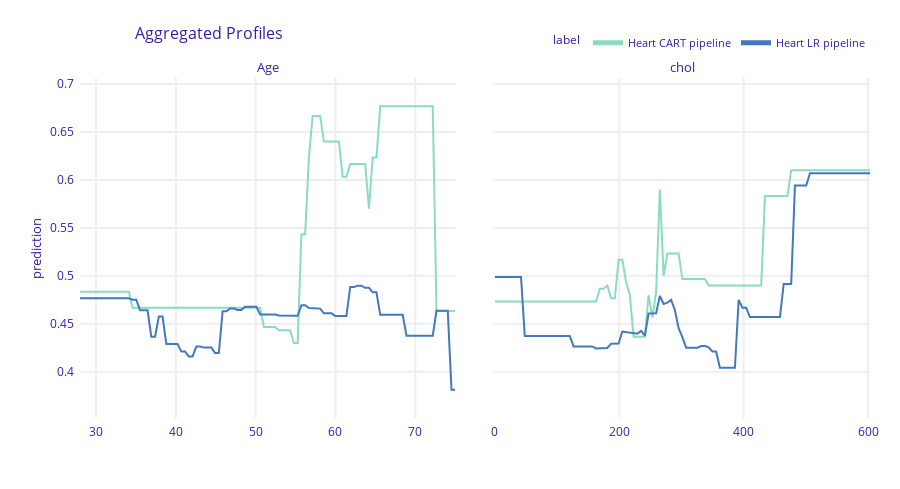

This figure's notebook cell:
### Code cell
pdp_cart.plot(pdp_lr, variables=["Age", "chol"])

### Figure 1 — Plotly figure (JSON) as saved in the notebook; plotly's stock layout.template omitted (floating-point values rounded to 4 significant figures; data arrays with more than 128 entries replaced by an {"elided": "..."} marker saying what was removed)
{"data": [{"customdata": {"elided": "101x3 mixed values"}, "hovertemplate": "<b>%{hovertext}</b><br><br>prediction=%{y:.3f}<br>mean_prediction=%{customdata[0]:.3f}<extra></extra>", "hovertext": ["Heart CART pipeline", "Heart CART pipeline", "Heart CART pipeline", "Heart CART pipeline", "Heart CART pipeline", "Heart CART pipeline", "Heart CART pipeline", "Heart CART pipeline", "Heart CART pipeline", "Heart CART pipeline", "Heart CART pipeline", "Heart CART pipeline", "Heart CART pipeline", "Heart CART pipeline", "Heart CART pipeline", "Heart CART pipeline", "Heart CART pipeline", "Heart CART pipeline", "Heart CART pipeline", "Heart CART pipeline", "Heart CART pipeline", "Heart CART pipeline", "Heart CART pipeline", "Heart CART pipeline", "Heart CART pipeline", "Heart CART pipeline", "Heart CART pipeline", "Heart CART pipeline", "Heart CART pipeline", "Heart CART pipeline", "Heart CART pipeline", "Heart CART pipeline", "Heart CART pipeline", "Heart CART pipeline", "Heart CART pipeline", "Heart CART pipeline", "Heart CART pipeline", "Heart CART pipeline", "Heart CART pipeline", "Heart CART pipeline", "Heart CART pipeline", "Heart CART pipeline", "Heart CART pipeline", "Heart CART pipeline", "Heart CART pipeline", "Heart CART pipeline", "Heart CART pipeline", "Heart CART pipeline", "Heart CART pipeline", "Heart CART pipeline", "Heart CART pipeline", "Heart CART pipeline", "Heart CART pipeline", "Heart CART pipeline", "Heart CART pipeline", "Heart CART pipeline", "Heart CART pipeline", "Heart CART pipeline", "Heart CART pipeline", "Heart CART pipeline", "Heart CART pipeline", "Heart CART pipeline", "Heart CART pipeline", "Heart CART pipeline", "Heart CART pipeline", "Heart CART pipeline", "Heart CART pipeline", "Heart CART pipeline", "Heart CART pipeline", "Heart CART pipeline", "Heart CART pipeline", "Heart CART pipeline", "Heart CART pipeline", "Heart CART pipeline", "Heart CART pipeline", "Heart CART pipeline", "Heart CART pipeline", "Heart CART pipeline", "Heart CART pipeline", "Heart CART pipeline", "Heart CART pipeline", "Heart CART pipeline", "Heart CART pipeline", "Heart CART pipeline", "Heart CART pipeline", "Heart CART pipeline", "Heart CART pipeline", "Heart CART pipeline", "Heart CART pipeline", "Heart CART pipeline", "Heart CART pipeline", "Heart CART pipeline", "Heart CART pipeline", "Heart CART pipeline", "Heart CART pipeline", "Heart CART pipeline", "Heart CART pipeline", "Heart CART pipeline", "Heart CART pipeline", "Heart CART pipeline", "Heart CART pipeline"], "legendgroup": "Heart CART pipeline", "line": {"color": "#8bdcbe", "dash": "solid", "width": 2}, "marker": {"symbol": "circle"}, "mode": "lines", "name": "Heart CART pipeline", "opacity": 1, "orientation": "v", "showlegend": true, "type": "scatter", "x": [28, 28.47, 28.94, 29.41, 29.88, 30.35, 30.82, 31.29, 31.76, 32.23, 32.7, 33.17, 33.64, 34.11, 34.58, 35.05, 35.52, 35.99, 36.46, 36.93, 37.4, 37.87, 38.34, 38.81, 39.28, 39.75, 40.22, 40.69, 41.16, 41.63, 42.1, 42.57, 43.04, 43.51, 43.98, 44.45, 44.92, 45.39, 45.86, 46.33, 46.8, 47.27, 47.74, 48.21, 48.68, 49.15, 49.62, 50.09, 50.56, 51.03, 51.5, 51.97, 52.44, 52.91, 53.38, 53.85, 54.32, 54.79, 55.26, 55.73, 56.2, 56.67, 57.14, 57.61, 58.08, 58.55, 59.02, 59.49, 59.96, 60.43, 60.9, 61.37, 61.84, 62.31, 62.78, 63.25, 63.72, 64.19, 64.66, 65.13, 65.6, 66.07, 66.54, 67.01, 67.48, 67.95, 68.42, 68.89, 69.36, 69.83, 70.3, 70.77, 71.24, 71.71, 72.18, 72.65, 73.12, 73.59, 74.06, 74.53, 75], "xaxis": "x", "y": [0.4833, 0.4833, 0.4833, 0.4833, 0.4833, 0.4833, 0.4833, 0.4833, 0.4833, 0.4833, 0.4833, 0.4833, 0.4833, 0.4833, 0.4667, 0.4667, 0.4667, 0.4667, 0.4667, 0.4667, 0.4667, 0.4667, 0.4667, 0.4667, 0.4667, 0.4667, 0.4667, 0.4667, 0.4667, 0.4667, 0.4667, 0.4667, 0.4667, 0.4667, 0.4667, 0.4667, 0.4667, 0.4667, 0.4667, 0.4667, 0.4667, 0.4667, 0.4667, 0.4667, 0.4667, 0.4667, 0.4667, 0.4667, 0.4667, 0.4467, 0.4467, 0.4467, 0.4467, 0.4433, 0.4433, 0.4433, 0.4433, 0.43, 0.43, 0.5433, 0.5433, 0.6233, 0.6667, 0.6667, 0.6667, 0.64, 0.64, 0.64, 0.64, 0.64, 0.6033, 0.6033, 0.6167, 0.6167, 0.6167, 0.6167, 0.6167, 0.57, 0.6233, 0.6233, 0.6767, 0.6767, 0.6767, 0.6767, 0.6767, 0.6767, 0.6767, 0.6767, 0.6767, 0.6767, 0.6767, 0.6767, 0.6767, 0.6767, 0.6767, 0.4633, 0.4633, 0.4633, 0.4633, 0.4633, 0.4633], "yaxis": "y"}, {"customdata": {"elided": "101x3 mixed values"}, "hovertemplate": "<b>%{hovertext}</b><br><br>prediction=%{y:.3f}<br>mean_prediction=%{customdata[0]:.3f}<extra></extra>", "hovertext": ["Heart CART pipeline", "Heart CART pipeline", "Heart CART pipeline", "Heart CART pipeline", "Heart CART pipeline", "Heart CART pipeline", "Heart CART pipeline", "Heart CART pipeline", "Heart CART pipeline", "Heart CART pipeline", "Heart CART pipeline", "Heart CART pipeline", "Heart CART pipeline", "Heart CART pipeline", "Heart CART pipeline", "Heart CART pipeline", "Heart CART pipeline", "Heart CART pipeline", "Heart CART pipeline", "Heart CART pipeline", "Heart CART pipeline", "Heart CART pipeline", "Heart CART pipeline", "Heart CART pipeline", "Heart CART pipeline", "Heart CART pipeline", "Heart CART pipeline", "Heart CART pipeline", "Heart CART pipeline", "Heart CART pipeline", "Heart CART pipeline", "Heart CART pipeline", "Heart CART pipeline", "Heart CART pipeline", "Heart CART pipeline", "Heart CART pipeline", "Heart CART pipeline", "Heart CART pipeline", "Heart CART pipeline", "Heart CART pipeline", "Heart CART pipeline", "Heart CART pipeline", "Heart CART pipeline", "Heart CART pipeline", "Heart CART pipeline", "Heart CART pipeline", "Heart CART pipeline", "Heart CART pipeline", "Heart CART pipeline", "Heart CART pipeline", "Heart CART pipeline", "Heart CART pipeline", "Heart CART pipeline", "Heart CART pipeline", "Heart CART pipeline", "Heart CART pipeline", "Heart CART pipeline", "Heart CART pipeline", "Heart CART pipeline", "Heart CART pipeline", "Heart CART pipeline", "Heart CART pipeline", "Heart CART pipeline", "Heart CART pipeline", "Heart CART pipeline", "Heart CART pipeline", "Heart CART pipeline", "Heart CART pipeline", "Heart CART pipeline", "Heart CART pipeline", "Heart CART pipeline", "Heart CART pipeline", "Heart CART pipeline", "Heart CART pipeline", "Heart CART pipeline", "Heart CART pipeline", "Heart CART pipeline", "Heart CART pipeline", "Heart CART pipeline", "Heart CART pipeline", "Heart CART pipeline", "Heart CART pipeline", "Heart CART pipeline", "Heart CART pipeline", "Heart CART pipeline", "Heart CART pipeline", "Heart CART pipeline", "Heart CART pipeline", "Heart CART pipeline", "Heart CART pipeline", "Heart CART pipeline", "Heart CART pipeline", "Heart CART pipeline", "Heart CART pipeline", "Heart CART pipeline", "Heart CART pipeline", "Heart CART pipeline", "Heart CART pipeline", "Heart CART pipeline", "Heart CART pipeline", "Heart CART pipeline"], "legendgroup": "Heart CART pipeline", "line": {"color": "#8bdcbe", "dash": "solid", "width": 2}, "marker": {"symbol": "circle"}, "mode": "lines", "name": "Heart CART pipeline", "opacity": 1, "orientation": "v", "showlegend": false, "type": "scatter", "x": [0, 6.03, 12.06, 18.09, 24.12, 30.15, 36.18, 42.21, 48.24, 54.27, 60.3, 66.33, 72.36, 78.39, 84.42, 90.45, 96.48, 102.5, 108.5, 114.6, 120.6, 126.6, 132.7, 138.7, 144.7, 150.8, 156.8, 162.8, 168.8, 174.9, 180.9, 186.9, 193.0, 199.0, 205.0, 211.1, 217.1, 223.1, 229.1, 235.2, 241.2, 247.2, 253.3, 259.3, 265.3, 271.4, 277.4, 283.4, 289.4, 295.5, 301.5, 307.5, 313.6, 319.6, 325.6, 331.7, 337.7, 343.7, 349.7, 355.8, 361.8, 367.8, 373.9, 379.9, 385.9, 391.9, 398.0, 404.0, 410.0, 416.1, 422.1, 428.1, 434.2, 440.2, 446.2, 452.2, 458.3, 464.3, 470.3, 476.4, 482.4, 488.4, 494.5, 500.5, 506.5, 512.6, 518.6, 524.6, 530.6, 536.7, 542.7, 548.7, 554.8, 560.8, 566.8, 572.9, 578.9, 584.9, 590.9, 597.0, 603], "xaxis": "x2", "y": [0.4733, 0.4733, 0.4733, 0.4733, 0.4733, 0.4733, 0.4733, 0.4733, 0.4733, 0.4733, 0.4733, 0.4733, 0.4733, 0.4733, 0.4733, 0.4733, 0.4733, 0.4733, 0.4733, 0.4733, 0.4733, 0.4733, 0.4733, 0.4733, 0.4733, 0.4733, 0.4733, 0.4733, 0.4867, 0.4867, 0.49, 0.4767, 0.4767, 0.5167, 0.5167, 0.4933, 0.48, 0.4367, 0.4367, 0.4367, 0.4367, 0.48, 0.4567, 0.4833, 0.59, 0.5, 0.5233, 0.5233, 0.5233, 0.5233, 0.4967, 0.4967, 0.4967, 0.4967, 0.4967, 0.4967, 0.4967, 0.49, 0.49, 0.49, 0.49, 0.49, 0.49, 0.49, 0.49, 0.49, 0.49, 0.49, 0.49, 0.49, 0.49, 0.49, 0.5833, 0.5833, 0.5833, 0.5833, 0.5833, 0.5833, 0.5833, 0.61, 0.61, 0.61, 0.61, 0.61, 0.61, 0.61, 0.61, 0.61, 0.61, 0.61, 0.61, 0.61, 0.61, 0.61, 0.61, 0.61, 0.61, 0.61, 0.61, 0.61, 0.61], "yaxis": "y2"}, {"customdata": {"elided": "101x3 mixed values"}, "hovertemplate": "<b>%{hovertext}</b><br><br>prediction=%{y:.3f}<br>mean_prediction=%{customdata[0]:.3f}<extra></extra>", "hovertext": ["Heart LR pipeline", "Heart LR pipeline", "Heart LR pipeline", "Heart LR pipeline", "Heart LR pipeline", "Heart LR pipeline", "Heart LR pipeline", "Heart LR pipeline", "Heart LR pipeline", "Heart LR pipeline", "Heart LR pipeline", "Heart LR pipeline", "Heart LR pipeline", "Heart LR pipeline", "Heart LR pipeline", "Heart LR pipeline", "Heart LR pipeline", "Heart LR pipeline", "Heart LR pipeline", "Heart LR pipeline", "Heart LR pipeline", "Heart LR pipeline", "Heart LR pipeline", "Heart LR pipeline", "Heart LR pipeline", "Heart LR pipeline", "Heart LR pipeline", "Heart LR pipeline", "Heart LR pipeline", "Heart LR pipeline", "Heart LR pipeline", "Heart LR pipeline", "Heart LR pipeline", "Heart LR pipeline", "Heart LR pipeline", "Heart LR pipeline", "Heart LR pipeline", "Heart LR pipeline", "Heart LR pipeline", "Heart LR pipeline", "Heart LR pipeline", "Heart LR pipeline", "Heart LR pipeline", "Heart LR pipeline", "Heart LR pipeline", "Heart LR pipeline", "Heart LR pipeline", "Heart LR pipeline", "Heart LR pipeline", "Heart LR pipeline", "Heart LR pipeline", "Heart LR pipeline", "Heart LR pipeline", "Heart LR pipeline", "Heart LR pipeline", "Heart LR pipeline", "Heart LR pipeline", "Heart LR pipeline", "Heart LR pipeline", "Heart LR pipeline", "Heart LR pipeline", "Heart LR pipeline", "Heart LR pipeline", "Heart LR pipeline", "Heart LR pipeline", "Heart LR pipeline", "Heart LR pipeline", "Heart LR pipeline", "Heart LR pipeline", "Heart LR pipeline", "Heart LR pipeline", "Heart LR pipeline", "Heart LR pipeline", "Heart LR pipeline", "Heart LR pipeline", "Heart LR pipeline", "Heart LR pipeline", "Heart LR pipeline", "Heart LR pipeline", "Heart LR pipeline", "Heart LR pipeline", "Heart LR pipeline", "Heart LR pipeline", "Heart LR pipeline", "Heart LR pipeline", "Heart LR pipeline", "Heart LR pipeline", "Heart LR pipeline", "Heart LR pipeline", "Heart LR pipeline", "Heart LR pipeline", "Heart LR pipeline", "Heart LR pipeline", "Heart LR pipeline", "Heart LR pipeline", "Heart LR pipeline", "Heart LR pipeline", "Heart LR pipeline", "Heart LR pipeline", "Heart LR pipeline", "Heart LR pipeline"], "legendgroup": "Heart LR pipeline", "line": {"color": "#4378bf", "dash": "solid", "width": 2}, "marker": {"symbol": "circle"}, "mode": "lines", "name": "Heart LR pipeline", "opacity": 1, "orientation": "v", "showlegend": true, "type": "scatter", "x": [28, 28.47, 28.94, 29.41, 29.88, 30.35, 30.82, 31.29, 31.76, 32.23, 32.7, 33.17, 33.64, 34.11, 34.58, 35.05, 35.52, 35.99, 36.46, 36.93, 37.4, 37.87, 38.34, 38.81, 39.28, 39.75, 40.22, 40.69, 41.16, 41.63, 42.1, 42.57, 43.04, 43.51, 43.98, 44.45, 44.92, 45.39, 45.86, 46.33, 46.8, 47.27, 47.74, 48.21, 48.68, 49.15, 49.62, 50.09, 50.56, 51.03, 51.5, 51.97, 52.44, 52.91, 53.38, 53.85, 54.32, 54.79, 55.26, 55.73, 56.2, 56.67, 57.14, 57.61, 58.08, 58.55, 59.02, 59.49, 59.96, 60.43, 60.9, 61.37, 61.84, 62.31, 62.78, 63.25, 63.72, 64.19, 64.66, 65.13, 65.6, 66.07, 66.54, 67.01, 67.48, 67.95, 68.42, 68.89, 69.36, 69.83, 70.3, 70.77, 71.24, 71.71, 72.18, 72.65, 73.12, 73.59, 74.06, 74.53, 75], "xaxis": "x", "y": [0.4766, 0.4766, 0.4766, 0.4766, 0.4766, 0.4766, 0.4766, 0.4766, 0.4766, 0.4766, 0.4766, 0.4766, 0.4766, 0.4766, 0.4752, 0.4752, 0.4641, 0.4641, 0.4641, 0.4366, 0.4366, 0.4576, 0.4576, 0.4291, 0.4291, 0.4291, 0.4291, 0.4211, 0.4211, 0.4159, 0.4159, 0.4263, 0.4263, 0.4252, 0.4252, 0.4252, 0.4195, 0.4195, 0.4631, 0.4631, 0.466, 0.466, 0.4643, 0.4643, 0.4678, 0.4678, 0.4678, 0.4678, 0.4598, 0.4598, 0.4598, 0.4598, 0.4598, 0.4588, 0.4588, 0.4588, 0.4588, 0.4583, 0.4583, 0.4695, 0.4695, 0.4665, 0.4665, 0.4659, 0.4659, 0.461, 0.461, 0.461, 0.4583, 0.4583, 0.4583, 0.4583, 0.4884, 0.4884, 0.4898, 0.4898, 0.4876, 0.4876, 0.4829, 0.4829, 0.4595, 0.4595, 0.4595, 0.4595, 0.4595, 0.4595, 0.4595, 0.4376, 0.4376, 0.4376, 0.4376, 0.4376, 0.4376, 0.4376, 0.4376, 0.4636, 0.4636, 0.4636, 0.4636, 0.3814, 0.3814], "yaxis": "y"}, {"customdata": {"elided": "101x3 mixed values"}, "hovertemplate": "<b>%{hovertext}</b><br><br>prediction=%{y:.3f}<br>mean_prediction=%{customdata[0]:.3f}<extra></extra>", "hovertext": ["Heart LR pipeline", "Heart LR pipeline", "Heart LR pipeline", "Heart LR pipeline", "Heart LR pipeline", "Heart LR pipeline", "Heart LR pipeline", "Heart LR pipeline", "Heart LR pipeline", "Heart LR pipeline", "Heart LR pipeline", "Heart LR pipeline", "Heart LR pipeline", "Heart LR pipeline", "Heart LR pipeline", "Heart LR pipeline", "Heart LR pipeline", "Heart LR pipeline", "Heart LR pipeline", "Heart LR pipeline", "Heart LR pipeline", "Heart LR pipeline", "Heart LR pipeline", "Heart LR pipeline", "Heart LR pipeline", "Heart LR pipeline", "Heart LR pipeline", "Heart LR pipeline", "Heart LR pipeline", "Heart LR pipeline", "Heart LR pipeline", "Heart LR pipeline", "Heart LR pipeline", "Heart LR pipeline", "Heart LR pipeline", "Heart LR pipeline", "Heart LR pipeline", "Heart LR pipeline", "Heart LR pipeline", "Heart LR pipeline", "Heart LR pipeline", "Heart LR pipeline", "Heart LR pipeline", "Heart LR pipeline", "Heart LR pipeline", "Heart LR pipeline", "Heart LR pipeline", "Heart LR pipeline", "Heart LR pipeline", "Heart LR pipeline", "Heart LR pipeline", "Heart LR pipeline", "Heart LR pipeline", "Heart LR pipeline", "Heart LR pipeline", "Heart LR pipeline", "Heart LR pipeline", "Heart LR pipeline", "Heart LR pipeline", "Heart LR pipeline", "Heart LR pipeline", "Heart LR pipeline", "Heart LR pipeline", "Heart LR pipeline", "Heart LR pipeline", "Heart LR pipeline", "Heart LR pipeline", "Heart LR pipeline", "Heart LR pipeline", "Heart LR pipeline", "Heart LR pipeline", "Heart LR pipeline", "Heart LR pipeline", "Heart LR pipeline", "Heart LR pipeline", "Heart LR pipeline", "Heart LR pipeline", "Heart LR pipeline", "Heart LR pipeline", "Heart LR pipeline", "Heart LR pipeline", "Heart LR pipeline", "Heart LR pipeline", "Heart LR pipeline", "Heart LR pipeline", "Heart LR pipeline", "Heart LR pipeline", "Heart LR pipeline", "Heart LR pipeline", "Heart LR pipeline", "Heart LR pipeline", "Heart LR pipeline", "Heart LR pipeline", "Heart LR pipeline", "Heart LR pipeline", "Heart LR pipeline", "Heart LR pipeline", "Heart LR pipeline", "Heart LR pipeline", "Heart LR pipeline", "Heart LR pipeline"], "legendgroup": "Heart LR pipeline", "line": {"color": "#4378bf", "dash": "solid", "width": 2}, "marker": {"symbol": "circle"}, "mode": "lines", "name": "Heart LR pipeline", "opacity": 1, "orientation": "v", "showlegend": false, "type": "scatter", "x": [0, 6.03, 12.06, 18.09, 24.12, 30.15, 36.18, 42.21, 48.24, 54.27, 60.3, 66.33, 72.36, 78.39, 84.42, 90.45, 96.48, 102.5, 108.5, 114.6, 120.6, 126.6, 132.7, 138.7, 144.7, 150.8, 156.8, 162.8, 168.8, 174.9, 180.9, 186.9, 193.0, 199.0, 205.0, 211.1, 217.1, 223.1, 229.1, 235.2, 241.2, 247.2, 253.3, 259.3, 265.3, 271.4, 277.4, 283.4, 289.4, 295.5, 301.5, 307.5, 313.6, 319.6, 325.6, 331.7, 337.7, 343.7, 349.7, 355.8, 361.8, 367.8, 373.9, 379.9, 385.9, 391.9, 398.0, 404.0, 410.0, 416.1, 422.1, 428.1, 434.2, 440.2, 446.2, 452.2, 458.3, 464.3, 470.3, 476.4, 482.4, 488.4, 494.5, 500.5, 506.5, 512.6, 518.6, 524.6, 530.6, 536.7, 542.7, 548.7, 554.8, 560.8, 566.8, 572.9, 578.9, 584.9, 590.9, 597.0, 603], "xaxis": "x2", "y": [0.4989, 0.4989, 0.4989, 0.4989, 0.4989, 0.4989, 0.4989, 0.4989, 0.4373, 0.4373, 0.4373, 0.4373, 0.4373, 0.4373, 0.4373, 0.4373, 0.4373, 0.4373, 0.4373, 0.4373, 0.4373, 0.4265, 0.4265, 0.4265, 0.4265, 0.4265, 0.4265, 0.4244, 0.4244, 0.4244, 0.4248, 0.4293, 0.4293, 0.4294, 0.442, 0.4413, 0.4413, 0.4398, 0.4398, 0.4426, 0.4376, 0.4608, 0.4607, 0.4611, 0.479, 0.4707, 0.4721, 0.475, 0.4644, 0.4454, 0.4362, 0.4251, 0.4251, 0.4251, 0.4251, 0.4269, 0.4269, 0.4256, 0.4212, 0.4212, 0.4041, 0.4041, 0.4041, 0.4041, 0.4041, 0.4749, 0.4668, 0.4668, 0.457, 0.457, 0.457, 0.457, 0.457, 0.457, 0.457, 0.457, 0.457, 0.4914, 0.4914, 0.4914, 0.5942, 0.5942, 0.5942, 0.5942, 0.607, 0.607, 0.607, 0.607, 0.607, 0.607, 0.607, 0.607, 0.607, 0.607, 0.607, 0.607, 0.607, 0.607, 0.607, 0.607, 0.607], "yaxis": "y2"}], "layout": {"annotations": [{"font": {"size": 13}, "showarrow": false, "text": "Age", "x": 0.2375, "xanchor": "center", "xref": "paper", "y": 1, "yanchor": "bottom", "yref": "paper"}, {"font": {"size": 13}, "showarrow": false, "text": "chol", "x": 0.7625, "xanchor": "center", "xref": "paper", "y": 1, "yanchor": "bottom", "yref": "paper"}, {"font": {"size": 13}, "showarrow": false, "text": "prediction", "textangle": -90, "x": -0.07, "xref": "paper", "y": 0.5, "yref": "paper"}], "font": {"color": "#371ea3"}, "height": 489, "hovermode": "x unified", "legend": {"font": {"size": 11}, "itemsizing": "constant", "orientation": "h", "title": {"font": {"size": 12}, "text": "label"}, "tracegroupgap": 0, "x": 1, "xanchor": "right", "y": 1.061, "yanchor": "bottom"}, "margin": {"b": 71, "r": 30, "t": 78}, "title": {"font": {"size": 16}, "text": "Aggregated Profiles", "x": 0.15}, "xaxis": {"anchor": "y", "automargin": true, "domain": [0, 0.475], "fixedrange": true, "gridwidth": 2, "showticklabels": true, "tickcolor": "white", "ticklen": 3, "ticks": "outside", "title": {"text": ""}, "type": "linear", "zeroline": false}, "xaxis2": {"anchor": "y2", "automargin": true, "domain": [0.525, 1], "fixedrange": true, "gridwidth": 2, "showticklabels": true, "tickcolor": "white", "ticklen": 3, "ticks": "outside", "title": {"text": ""}, "type": "linear", "zeroline": false}, "yaxis": {"anchor": "x", "automargin": true, "domain": [0, 1], "fixedrange": true, "gridwidth": 2, "range": [0.3519, 0.7062], "tickcolor": "white", "ticklen": 3, "ticks": "outside", "title": {"text": ""}, "type": "linear", "zeroline": false}, "yaxis2": {"anchor": "x2", "automargin": true, "domain": [0, 1], "fixedrange": true, "gridwidth": 2, "matches": "y", "showticklabels": false, "tickcolor": "white", "ticklen": 3, "ticks": "outside", "title": {"text": ""}, "type": "linear", "zeroline": false}}}
